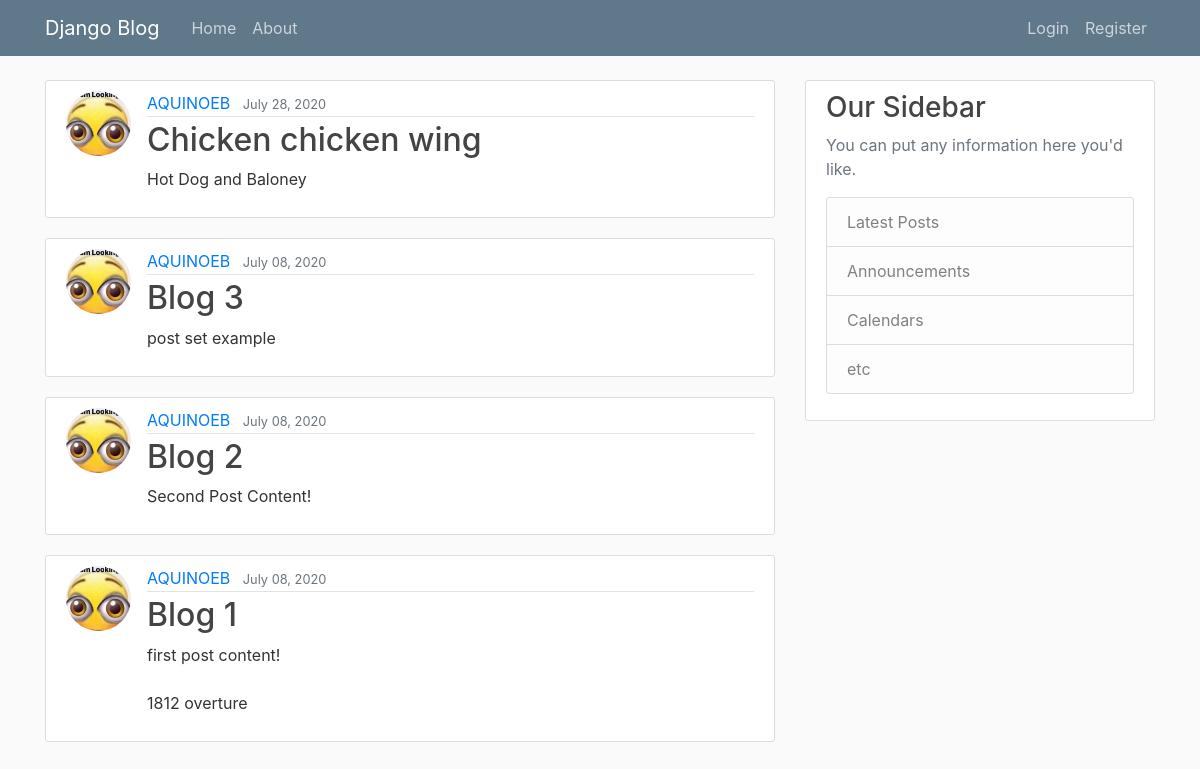
The page / on the database its author committed.
### blog/models.py (models this page shows, shortened)
class Post(models.Model):
    title = models.CharField(max_length=100)
    content = models.TextField()
    date_posted = models.DateTimeField(default=timezone.now)
    author = models.ForeignKey(User, on_delete=models.CASCADE)

### users/models.py (models this page shows, shortened)
class Profile(models.Model):
    user = models.OneToOneField(User, on_delete=models.CASCADE)
    image = models.ImageField(default='default.jpg', upload_to='profile_pics')

### blog/views.py (the view)
# urls.py: path('', PostListView.as_view(), name='blog-home'),
class PostListView(ListView):
    model = Post
    template_name = 'blog/home.html'
    context_object_name = 'posts'
    ordering = ['-date_posted']
    paginate_by = 5

### blog/templates/blog/home.html (shortened to what this page needs)
{% extends "blog/base.html" %}
{% block content %}
{% for posts in posts %}
<article class="media content-section">
	<img class="rounded-circle article-img" src="{{ posts.author.profile.image.url }}">
	<div class="media-body">
		<div class="article-metadata">
			<a class="mr-2" href="{% url 'user-posts' posts.author.username %}">{{ posts.author }}</a>
			<small class="text-muted">{{ posts.date_posted|date:"F d, Y" }}</small>
		</div>
		<h2><a class="article-title" href="{% url 'post-detail' posts.id %}">{{ posts.title }}</a></h2>
		<p class="article-content">{{ posts.content }}</p>
	</div>
</article>
{% endfor %}
{% endblock content %}

### blog/templates/blog/base.html (shortened to what this page needs)
{% load static %}
<!DOCTYPE html>
<html>
<head>
	<link rel="stylesheet" href="https://stackpath.bootstrapcdn.com/bootstrap/4.3.1/css/bootstrap.min.css"
>
	<link rel="stylesheet" type="text/css" href="{% static 'blog/main.css' %}">
</head>
<body>
	<header class="site-header">
		<nav class="navbar navbar-expand-md navbar-dark bg-steel fixed-top">
			<div class="container">
				<a class="navbar-brand mr-4" href="/">Django Blog</a>
				<div class="collapse navbar-collapse" id="navbarToggle">
					<div class="navbar-nav mr-auto">
						<a class="nav-item nav-link" href="{% url 'blog-home' %}">Home</a>
						<a class="nav-item nav-link" href="{% url 'blog-about' %}">About</a>
					</div>
					<div class="navbar-nav">
						{% if user.is_authenticated %}
						<a class="nav-item nav-link" href="{% url 'profile' %}">Profile</a>
						<a class="nav-item nav-link" href="{% url 'logout' %}">Logout</a>
						<a class="nav-item nav-link" href="{% url 'post-create' %}">New Post</a>
						{% else %}
						<a class="nav-item nav-link" href="{% url 'login' %}">Login</a>
						<a class="nav-item nav-link" href="{% url 'register' %}">Register</a>
						{% endif %}
					</div>
				</div>
			</div>
		</nav>
	</header>
	<main role="main" class="container">
		<div class="row">
			<div class="col-md-8">
				{% block content %}{% endblock %}
			</div>
			<div class="col-md-4">
				<div class="content-section">
					<h3>Our Sidebar</h3>
					<p class='text-muted'>You can put any information here you'd like.
					<ul class="list-group">
						<li class="list-group-item list-group-item-light">Latest Posts</li>
						<li class="list-group-item list-group-item-light">Announcements</li>
						<li class="list-group-item list-group-item-light">Calendars</li>
						<li class="list-group-item list-group-item-light">etc</li>
					</ul>
					</p>
				</div>
			</div>
		</div>
	</main>
</body>
</html>

### blog/static/blog/main.css (style rules this page uses)
body { background: #fafafa; color: #333333; margin-top: 5rem; }
h1, h2, h3, h4, h5, h6 { color: #444444; }
ul { margin: 0; }
.bg-steel { background-color: #5f788a; }
.site-header .navbar-nav .nav-link { color: #cbd5db; }
.content-section { background: #ffffff; padding: 10px 20px; border: 1px solid #dddddd; border-radius: 3px; margin-bottom: 20px; }
.article-title { color: #444444; }
.article-content { white-space: pre-line; }
.article-img { height: 65px; width: 65px; margin-right: 16px; }
.article-metadata { padding-bottom: 1px; margin-bottom: 4px; border-bottom: 1px solid #e3e3e3 }

### rows shown on the page
Post: author.profile.image (picture), author "AQUINOEB", date_posted "July 28, 2020", title "Chicken chicken wing", content "Hot Dog and Baloney"
Post: author.profile.image (picture), author "AQUINOEB", date_posted "July 08, 2020", title "Blog 3", content "post set example"
Post: author.profile.image (picture), author "AQUINOEB", date_posted "July 08, 2020", title "Blog 2", content "Second Post Content!"
Post: author.profile.image (picture), author "AQUINOEB", date_posted "July 08, 2020", title "Blog 1", content "first post content! 1812 overture"
